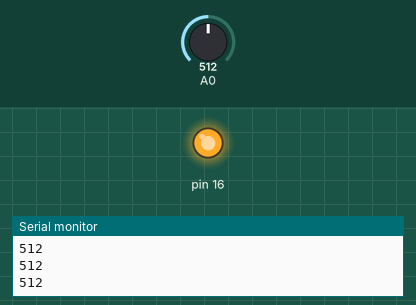
Bench run of a sketch on a simulated Arduino Uno, built with avr-gcc and run on an emulated ATmega328P. Parts: output pins drawn as LEDs (lit = HIGH), the last lines printed to the serial monitor. The inputs (shaded band) are chosen by the test bench; at power-on: A0 = 512.

Above: at 1.2 s.
1.3 s: A0 set to 34
2.8 s: A0 set to 27
At 4.0 s:
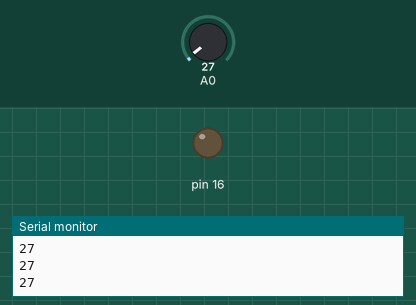
4.3 s: A0 set to 122
At 5.3 s:
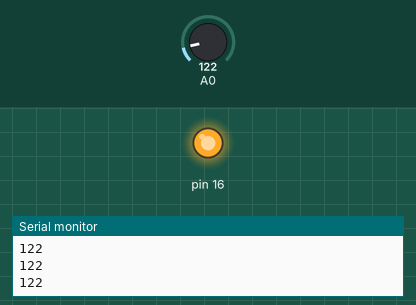
5.8 s: A0 set to 20
At 6.6 s:
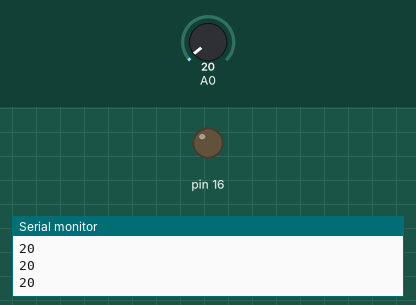
Timing chart, 0 to 8.3 s (numbered marks = the images above; inputs shaded):
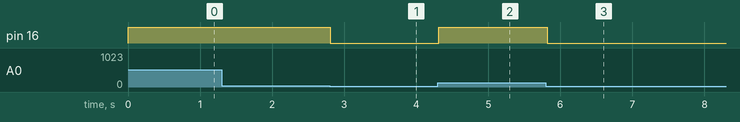

Measured:
- the behaviour switches between 31 and 30 on A0 (found by bisection; images 0 and 1)
- after the input at 2.8 s, pin 16: HIGH → LOW at once
- after the input at 4.3 s, pin 16: LOW → HIGH at once
- after the input at 5.8 s, pin 16: HIGH → LOW at once

The sketch:

irobstacle_esp8266.ino
```cpp
int adc_value=0;
void setup() {
  pinMode(16,OUTPUT);
  Serial.begin(115200);

}

void loop() {
  adc_value=analogRead(A0);
  Serial.println(adc_value);
  if(adc_value>30)
  {
    digitalWrite(16,HIGH);
  }
  else
  {
    digitalWrite(16,LOW);
  }
  delay(100);

}
```
